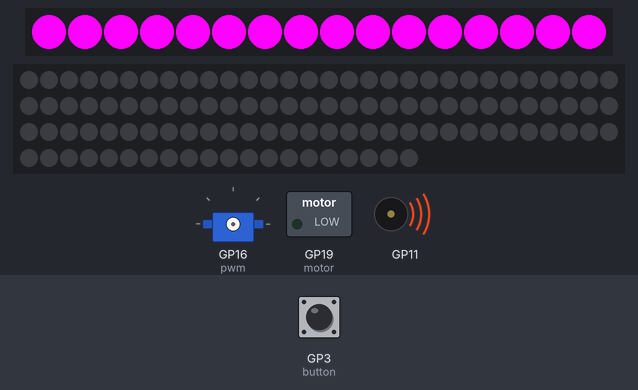
Bench run of a program on a simulated Raspberry Pi Pico running CircuitPython. Parts: 16 RGB LEDs in strip order, left to right, 110 RGB LEDs in strip order, left to right, continuing on the next row, servo, switched loads named in the program (green lamp = pin HIGH), buzzer (waves = sounding). The test bench sets the inputs (shaded band); at power-on: GP3 (button) HIGH. Pins used as bus, display or sensor lines are not drawn.

Above: at 6.4 s.
At 14.1 s:
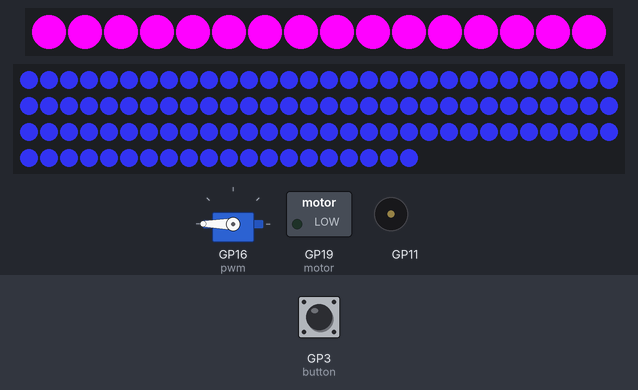
14.2 s: GP3 (button) pulled LOW for 3 s
At 16.7 s:
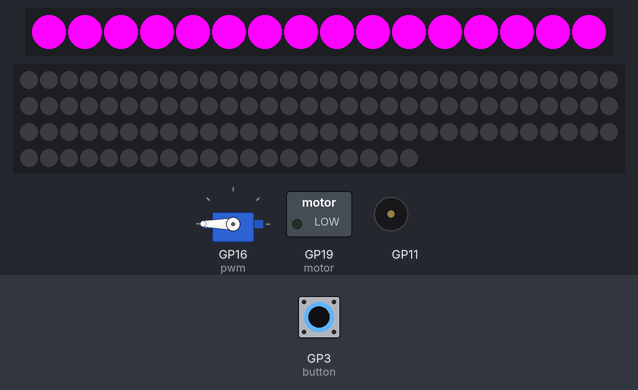
Timing chart, 0 to 31.1 s (numbered marks = the images above; inputs shaded):
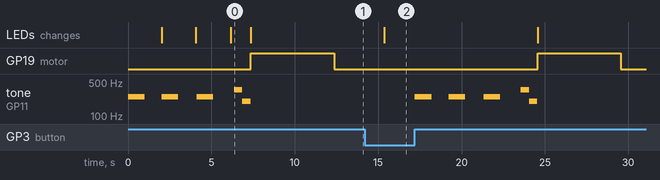

Measured:
- by itself, tone on GP11: plays 250 Hz for 1.0 s, 250 Hz for 1.0 s, 250 Hz for 1.0 s, 350 Hz for 0.50 s, 200 Hz for 0.50 s
- what the display in image 0 shows lasts 1.2 s, from 6.2 s to 7.4 s

The program:

code.py
```python
import time
import board
import digitalio
import pwmio
import neopixel
import simpleio
from adafruit_motor import servo

pwm = pwmio.PWMOut(board.GP16, duty_cycle=3 ** 15, frequency=50)

my_servo = servo.Servo(pwm)


numpix = 16  # Number of NeoPixels
pixpin = board.GP20  # Pin where NeoPixels are connected
strip = neopixel.NeoPixel(pixpin, numpix, brightness=1)
color = [254, 2, 255]  # RGB color - teal


sine = [  # These are the pixels in order of animation - 36 pixels in total:
    4, 3, 2, 1, 0, 15, 14, 13, 12, 20, 21, 22, 23, 24, 25, 26, 27, 28,
    36, 35, 34, 33, 32, 47, 46, 45, 44, 52, 53, 54, 55, 56, 57, 58, 59, 60]


# Define pin numbers
BUTTON_PIN = board.GP3
BUZZER_PIN = board.GP11
# SERVO_PIN = board.GP16
LED_PIN = board.GP17
MOTOR_PIN = board.GP19

# Initialize button
button = digitalio.DigitalInOut(BUTTON_PIN)
button.direction = digitalio.Direction.INPUT
button.pull = digitalio.Pull.UP

# Initialize buzzer
# buzzer = pwmio.PWMOut(BUZZER_PIN, duty_cycle=0)

# Initialize servo
# servo = pwmio.PWMOut(SERVO_PIN, duty_cycle=2 ** 15, frequency=50)

# Initialize LED strip
num_pixels = 110  # Change this to the number of LEDs in your strip
led_strip = neopixel.NeoPixel(LED_PIN, num_pixels, auto_write=False)

# initialise Motor
motor =  digitalio.DigitalInOut(MOTOR_PIN)
motor.direction = digitalio.Direction.OUTPUT


# Function to move the servo
# def move_servo(angle):
#     duty_cycle = int(2 ** 15 + (angle / 180) * (2 ** 15))
#     servo.duty_cycle = duty_cycle
#     time.sleep(0.5)
#     servo.duty_cycle = 0

def motor_on():
    motor.value = True

def motor_off():
  motor.value = False

# Function to turn on the LED strip
def turn_on_led():
    led_strip.fill((254, 2, 255))  # Set the color to red (you can change this)
    led_strip.fill((44, 45, 213))
    led_strip.show()

# Function to turn off the LED strip
def turn_off_led():
    led_strip.fill((0, 0, 0))  # Turn off all LEDs
    led_strip.show()

# def onServo_turn():
#     for angle in range(0, 180, 360):  # 0 - 180 degrees, 5 degrees at a time.
#         my_servo.angle = angle
#         time.sleep(1)
#     for angle in range(360, 0, -180): # 180 - 0 degrees, 5 degrees at a time.
#         my_servo.angle = angle
#         time.sleep(1)
def onServo_turn():
    my_servo.angle = 180
    time.sleep(3)

# def led_ring_on():
#     for i in range(len(sine)):
#     # Set 'head' pixel to color:
#         strip[sine[i]] = color
#     # Erase 'tail,' 8 pixels back:
#     strip[sine[(i + len(sine) - 8) % len(sine)]] = [0, 0, 0]
#     strip.write()  # Refresh LED states
#     time.sleep(0.016)  # 16 millisecond delay


def wheel(pos):
      # Input a value 0 to 255 to get a color value.
    # The colours are a transition r - g - b - back to r.
    if pos < 0 or pos > 255:
        return (0, 0, 0)
    if pos < 85:
        return (int(255 - pos * 3), int(pos * 3), 0)
    elif pos < 170:
        pos -= 85
        return (0, int(255 - pos * 3), int(pos * 3))
    else:
        pos -= 170
        return (int(pos * 3), 0, int(255 - pos * 3))

# Assuming your NeoPixel ring has 16 pixels
numpix = 16

# Initialize NeoPixel strip here with the appropriate parameters for your hardware
# For example:
# strip = neopixel.NeoPixel(board.D6, numpix, brightness=0.2, auto_write=False)

# Define the pink color
def pink_color():
    # Adjust these RGB values to get the desired shade of pink
    return (254, 2, 255)  # (R, G, B)

def rainbow_cycle(numberOfPixels):
    for j in range(numberOfPixels):
        for index in range(numberOfPixels):
            if index < numberOfPixels:
                strip[index] = pink_color()
            elif index >= numberOfPixels:
                strip[index] = (0, 0, 0)  # Turn off the other pixels
        strip.show()

# Call the rainbow_cycle function with a suitable delay (in seconds) to control the speed
# Function to play a sound on the buzzer
def play_buzzer():
    simpleio.tone(board.GP11, 250, duration=1.0)
    time.sleep(1)
    rainbow_cycle(5)
    simpleio.tone(board.GP11, 250, duration=1.0)
    time.sleep(1)
    rainbow_cycle(10)
    simpleio.tone(board.GP11, 250, duration=1.0)
    time.sleep(1)
    rainbow_cycle(16)
    simpleio.tone(board.GP11, 350, duration=0.5)
    simpleio.tone(board.GP11, 200, duration=0.5)
    rainbow_cycle(1)


# Main loop
while True:
    if  button.value:  # Button is tapped (button value is False)
        play_buzzer()
        # move_servo(90)  # Move the servo to the 90-degree position
        turn_on_led()
        # led_ring_on()
        # led_ring_wheel()
        motor_on()
        time.sleep(5)  # Add a small delay to avoid multiple taps in quick succession
        motor_off()
        onServo_turn()
        turn_off_led()
```
